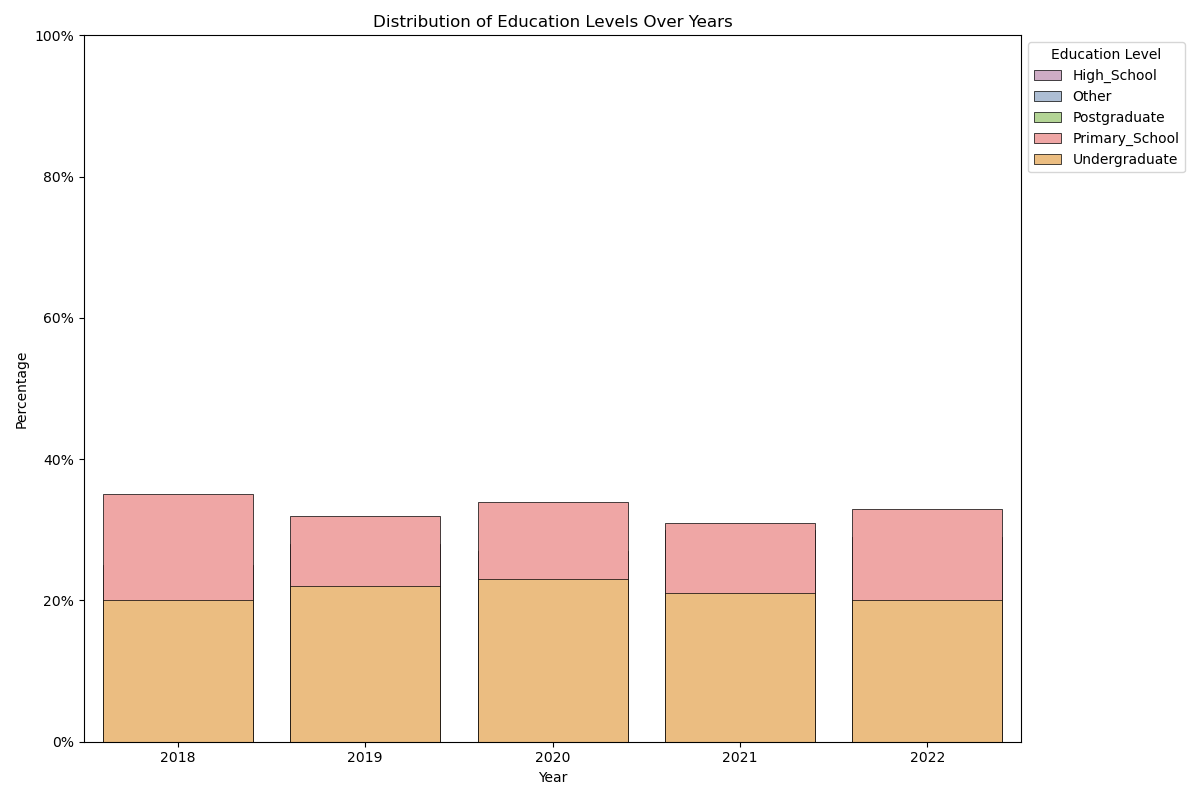

Generate this figure with Python:

import matplotlib.pyplot as plt
import seaborn as sns
import pandas as pd

data = [
    {'Year': 2018, 'Primary_School': 0.35, 'High_School': 0.25, 'Undergraduate': 0.2, 'Postgraduate': 0.1, 'Other': 0.1},
    {'Year': 2019, 'Primary_School': 0.32, 'High_School': 0.28, 'Undergraduate': 0.22, 'Postgraduate': 0.12, 'Other': 0.06},
    {'Year': 2020, 'Primary_School': 0.34, 'High_School': 0.27, 'Undergraduate': 0.23, 'Postgraduate': 0.1, 'Other': 0.06},
    {'Year': 2021, 'Primary_School': 0.31, 'High_School': 0.3, 'Undergraduate': 0.21, 'Postgraduate': 0.12, 'Other': 0.06},
    {'Year': 2022, 'Primary_School': 0.33, 'High_School': 0.29, 'Undergraduate': 0.2, 'Postgraduate': 0.1, 'Other': 0.08}
]

df = pd.DataFrame(data)
df_long = df.melt(id_vars='Year', var_name='Education_Level', value_name='Percentage')
df_long.sort_values(by=['Year', 'Education_Level'], inplace=True)

colors = ['#d4a6c8', '#a6bddb', '#b2df8a', '#fb9a99', '#fdbf6f']

fig, ax = plt.subplots(figsize=(12, 8))

bottom = pd.Series([0.0] * df['Year'].nunique())

for index, (name, group) in enumerate(df_long.groupby('Education_Level')):
    sns.barplot(
        x='Year', y='Percentage', data=group, 
        label=name, color=colors[index], ci=None, edgecolor='black', linewidth=0.5
    )
    bottom += group['Percentage'].values

ax.set_ylim(0, 1)
ax.set_ylabel('Percentage')
ax.set_xlabel('Year')
ax.set_title('Distribution of Education Levels Over Years')

plt.legend(title='Education Level', loc='upper left', bbox_to_anchor=(1, 1))
ax.yaxis.set_major_formatter(plt.FuncFormatter('{:.0%}'.format))

plt.tight_layout()
plt.show()
